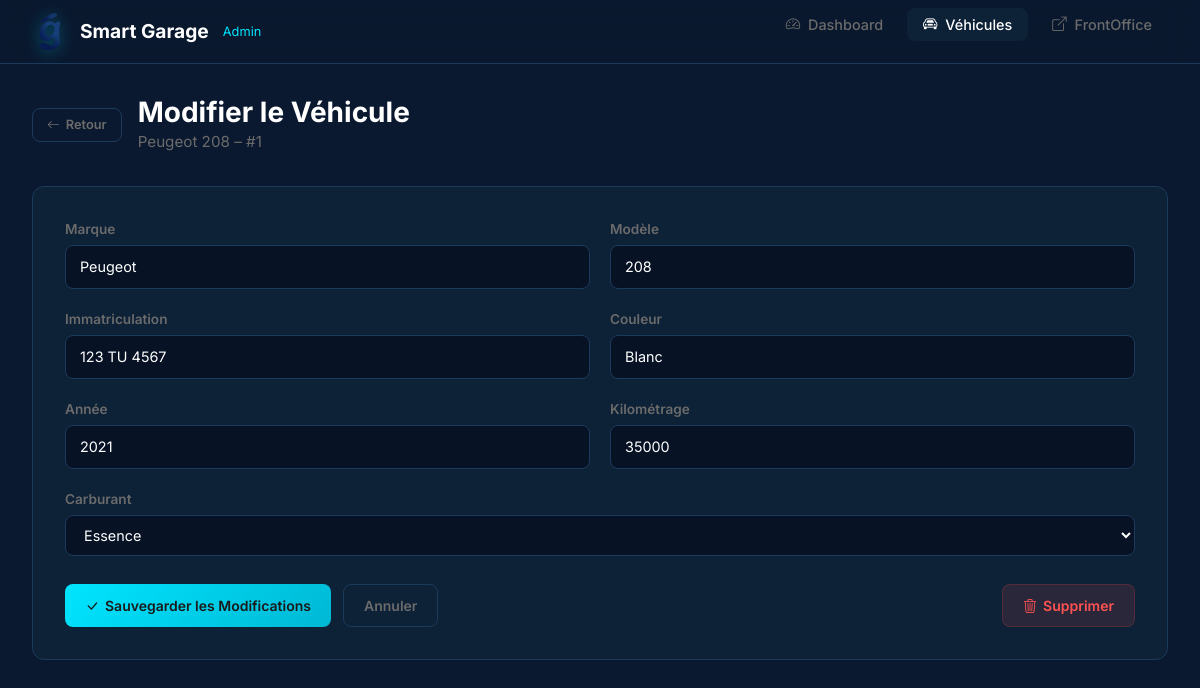
Screenshot of /index.php?action=editVehicle&id=1 with the database file from the repository.
### tables this page shows
CREATE TABLE IF NOT EXISTS vehicle (
    id INT AUTO_INCREMENT PRIMARY KEY,
    marque VARCHAR(100) NOT NULL,
    modele VARCHAR(100) NOT NULL,
    immatriculation VARCHAR(20) NOT NULL UNIQUE,
    couleur VARCHAR(50) NOT NULL,
    annee INT NOT NULL,
    kilometrage INT NOT NULL,
    carburant ENUM('Essence','Diesel','Hybride','Electrique','GPL') NOT NULL,
    date_ajout DATETIME DEFAULT CURRENT_TIMESTAMP
);

### controllers/VehicleController.php (called while the page is built, shortened)
<?php
require_once __DIR__ . '/../models/Vehicle.php';
class VehicleController {
    private $vehicleModel;
    public function __construct() {
        $this->vehicleModel = new Vehicle();
    }
    public function updateVehicle() {
        $id = isset($_GET['id']) ? (int)$_GET['id'] : 0;
        $vehicle = $this->vehicleModel->find($id);
        require __DIR__ . '/../views/back/vehicle_edit.php';
    }
}

### config/Database.php (called while the page is built, shortened)
<?php
class Database {
    private static $instance = null;
    private $connection;
    private $host = 'localhost';
    private $dbname = 'smart_garage_system';
    private $username = 'root';
    private $password = '';
    private $charset = 'utf8mb4';
    private function __construct() {
        try {
            $dsn = "mysql:host={$this->host};dbname={$this->dbname};charset={$this->charset}";
            $options = [
                PDO::ATTR_ERRMODE            => PDO::ERRMODE_EXCEPTION,
                PDO::ATTR_DEFAULT_FETCH_MODE => PDO::FETCH_ASSOC,
                PDO::ATTR_EMULATE_PREPARES   => false,
            ];
            $this->connection = new PDO($dsn, $this->username, $this->password, $options);
        } catch (PDOException $e) {
            die("Erreur de connexion à la base de données : " . $e->getMessage());
        }
    }
    public static function getInstance() {
        if (self::$instance === null) {
            self::$instance = new self();
        }
        return self::$instance;
    }
    public function getConnection() {
        return $this->connection;
    }
}

### models/Vehicle.php (called while the page is built, shortened)
<?php
require_once __DIR__ . '/../config/Database.php';
class Vehicle {
    private $db;
    public function __construct() {
        $this->db = Database::getInstance()->getConnection();
    }
    public function find($id) {
        $sql = "SELECT * FROM vehicle WHERE id = :id";
        $stmt = $this->db->prepare($sql);
        $stmt->bindParam(':id', $id, PDO::PARAM_INT);
        $stmt->execute();
        return $stmt->fetch();
    }
}

### views/back/vehicle_edit.php (the view, shortened to what this page needs)
<?php require __DIR__ . '/layout_header.php'; ?>
<div style="display:flex; align-items:center; gap:1rem; margin-bottom: 2rem;">
    <a href="index.php?action=manageVehicles" class="btn-sg btn-sg-outline btn-sg-sm"><i class="bi bi-arrow-left"></i> Retour</a>
    <div>
        <h1 class="page-title" style="margin-bottom:0.1rem;">Modifier le Véhicule</h1>
        <p class="page-subtitle" style="margin-bottom:0;">
            <?php echo htmlspecialchars($vehicle['marque'] . ' ' . $vehicle['modele']); ?> – #<?php echo $vehicle['id']; ?>
        </p>
    </div>
</div>
<div class="sg-form-wrap">
    <form method="POST" action="index.php?action=editVehicle&id=<?php echo $vehicle['id']; ?>" id="vehicleForm" novalidate
          onsubmit="return validateVehicleForm(this);">
        <div class="sg-form-grid">
            <div class="sg-form-group">
                <label for="marque">Marque</label>
                <input type="text" name="marque" id="marque" placeholder="Ex: Peugeot"
                       value="<?php echo htmlspecialchars($vehicle['marque']); ?>">
            </div>
            <div class="sg-form-group">
                <label for="modele">Modèle</label>
                <input type="text" name="modele" id="modele" placeholder="Ex: 208"
                       value="<?php echo htmlspecialchars($vehicle['modele']); ?>">
            </div>
            <div class="sg-form-group">
                <label for="immatriculation">Immatriculation</label>
                <input type="text" name="immatriculation" id="immatriculation" placeholder="Ex: 123 TU 4567"
                       value="<?php echo htmlspecialchars($vehicle['immatriculation']); ?>">
            </div>
            <div class="sg-form-group">
                <label for="couleur">Couleur</label>
                <input type="text" name="couleur" id="couleur" placeholder="Ex: Blanc"
                       value="<?php echo htmlspecialchars($vehicle['couleur']); ?>">
            </div>
            <div class="sg-form-group">
                <label for="annee">Année</label>
                <input type="text" name="annee" id="annee" placeholder="Ex: 2022"
                       value="<?php echo htmlspecialchars($vehicle['annee']); ?>">
            </div>
            <div class="sg-form-group">
                <label for="kilometrage">Kilométrage</label>
                <input type="text" name="kilometrage" id="kilometrage" placeholder="Ex: 35000"
                       value="<?php echo htmlspecialchars($vehicle['kilometrage']); ?>">
            </div>
            <div class="sg-form-group full-width">
                <label for="carburant">Carburant</label>
                <select name="carburant" id="carburant">
                    <?php
                    $fuels = ['Essence', 'Diesel', 'Hybride', 'Electrique', 'GPL'];
                    foreach ($fuels as $f):
                        $selected = ($vehicle['carburant'] === $f) ? 'selected' : '';
                    ?>
                        <option value="<?php echo $f; ?>" <?php echo $selected; ?>><?php echo $f; ?></option>
                    <?php endforeach; ?>
                </select>
            </div>
            <div class="sg-form-actions">
                <button type="submit" class="btn-sg btn-sg-primary">
                    <i class="bi bi-check-lg"></i> Sauvegarder les Modifications
                </button>
                <a href="index.php?action=manageVehicles" class="btn-sg btn-sg-outline">Annuler</a>
                <button type="button" class="btn-sg btn-sg-danger" style="margin-left:auto;"
                        onclick="confirmDelete('index.php?action=deleteVehicle&id=<?php echo $vehicle['id']; ?>')">
                    <i class="bi bi-trash3"></i> Supprimer
                </button>
            </div>
        </div>
    </form>
</div>
<?php require __DIR__ . '/layout_footer.php'; ?>

### assets/css/style.css (style rules this page uses)
:root { --bg-primary: #0A192F; --bg-secondary: #071225; --bg-card: #0D2137; --bg-card-hover: #122B45; --border-color: #1C3A5C; --text-primary: #FFFFFF; --text-secondary: #6B6B6B; --text-muted: #4A5568; --accent: #00E5FF; --accent-hover: #33EBFF; --accent-glow: rgba(0, 229, 255, 0.25); --success: #00E5A0; --success-bg: rgba(0, 229, 160, 0.12); --danger: #FF5252; --danger-bg: rgba(255, 82, 82, 0.12); --warning: #FFB74D; --warning-bg: rgba(255, 183, 77, 0.12); --info: #00E5FF; --info-bg: rgba(0, 229, 255, 0.12); --gradient-1: linear-gradient(135deg, #00E5FF, #00B8D4); --gradient-2: linear-gradient(135deg, #00E5A0, #00BFA5); --gradient-3: linear-gradient(135deg, #FFB74D, #FF9800); --gradient-4: linear-gradient(135deg, #00E5FF, #40C4FF); --text-dark: #1A1A1A; --radius: 12px; --radius-sm: 8px; --shadow: 0 4px 24px rgba(0, 0, 0, 0.4); --shadow-lg: 0 8px 40px rgba(0, 0, 0, 0.5); --transition: all 0.3s cubic-bezier(0.4, 0, 0.2, 1); }
* { margin: 0; padding: 0; box-sizing: border-box; }
body { font-family: 'Inter', sans-serif; background: var(--bg-primary); color: var(--text-primary); min-height: 100vh; -webkit-font-smoothing: antialiased; }
.page-title { font-size: 1.75rem; font-weight: 700; margin-bottom: 0.3rem; }
.page-subtitle { color: var(--text-secondary); font-size: 0.95rem; margin-bottom: 2rem; }
.btn-sg { display: inline-flex; align-items: center; gap: 6px; padding: 10px 20px; border-radius: var(--radius-sm); font-family: 'Inter', sans-serif; font-size: 0.875rem; font-weight: 600; border: none; cursor: pointer; transition: var(--transition); text-decoration: none; }
.btn-sg-primary { background: var(--gradient-1); color: var(--text-dark); }
.btn-sg-danger { background: var(--danger-bg); color: var(--danger); border: 1px solid rgba(239, 68, 68, 0.2); }
.btn-sg-outline { background: transparent; color: var(--text-secondary); border: 1px solid var(--border-color); }
.btn-sg-sm { padding: 6px 14px; font-size: 0.8rem; }
.sg-form-wrap { background: var(--bg-card); border: 1px solid var(--border-color); border-radius: var(--radius); padding: 2rem; }
.sg-form-grid { display: grid; grid-template-columns: 1fr 1fr; gap: 1.25rem; }
.sg-form-group { display: flex; flex-direction: column; gap: 6px; }
.sg-form-group.full-width { grid-column: 1 / -1; }
.sg-form-group label { font-size: 0.85rem; font-weight: 600; color: var(--text-secondary); }
.sg-form-group input, .sg-form-group select { background: var(--bg-secondary); border: 1px solid var(--border-color); border-radius: var(--radius-sm); padding: 10px 14px; color: var(--text-primary); font-family: 'Inter', sans-serif; font-size: 0.9rem; transition: var(--transition); outline: none; }
.sg-form-actions { grid-column: 1 / -1; display: flex; gap: 0.75rem; margin-top: 0.5rem; }

### rows the page displays
vehicle: marque+modele "Peugeot 208", id "1", marque "Peugeot", modele "208", immatriculation "123 TU 4567", couleur "Blanc", annee "2021", kilometrage "35000"

### other values shown
form field carburant "Essence"
